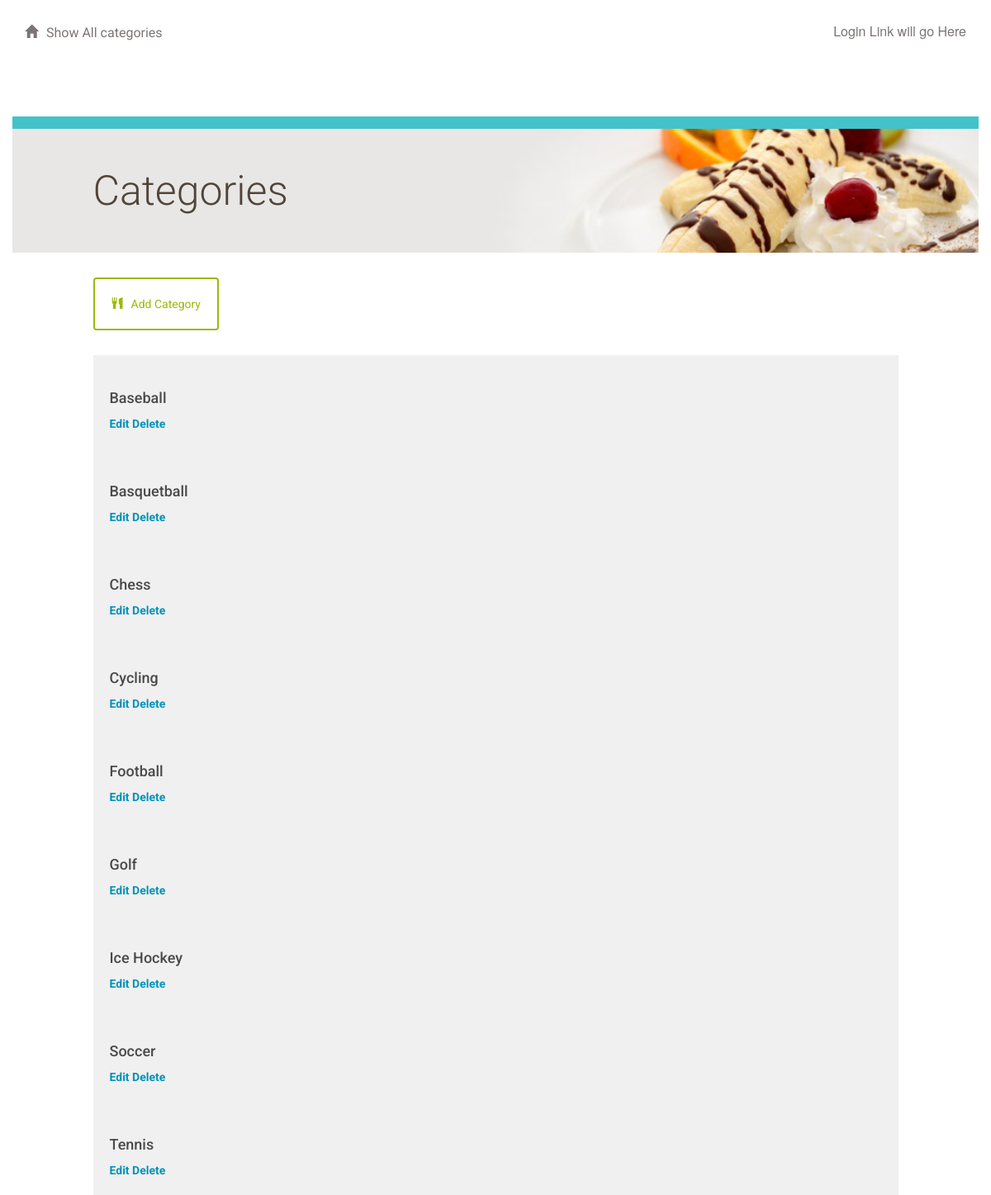
The app's page /catalog, older data.
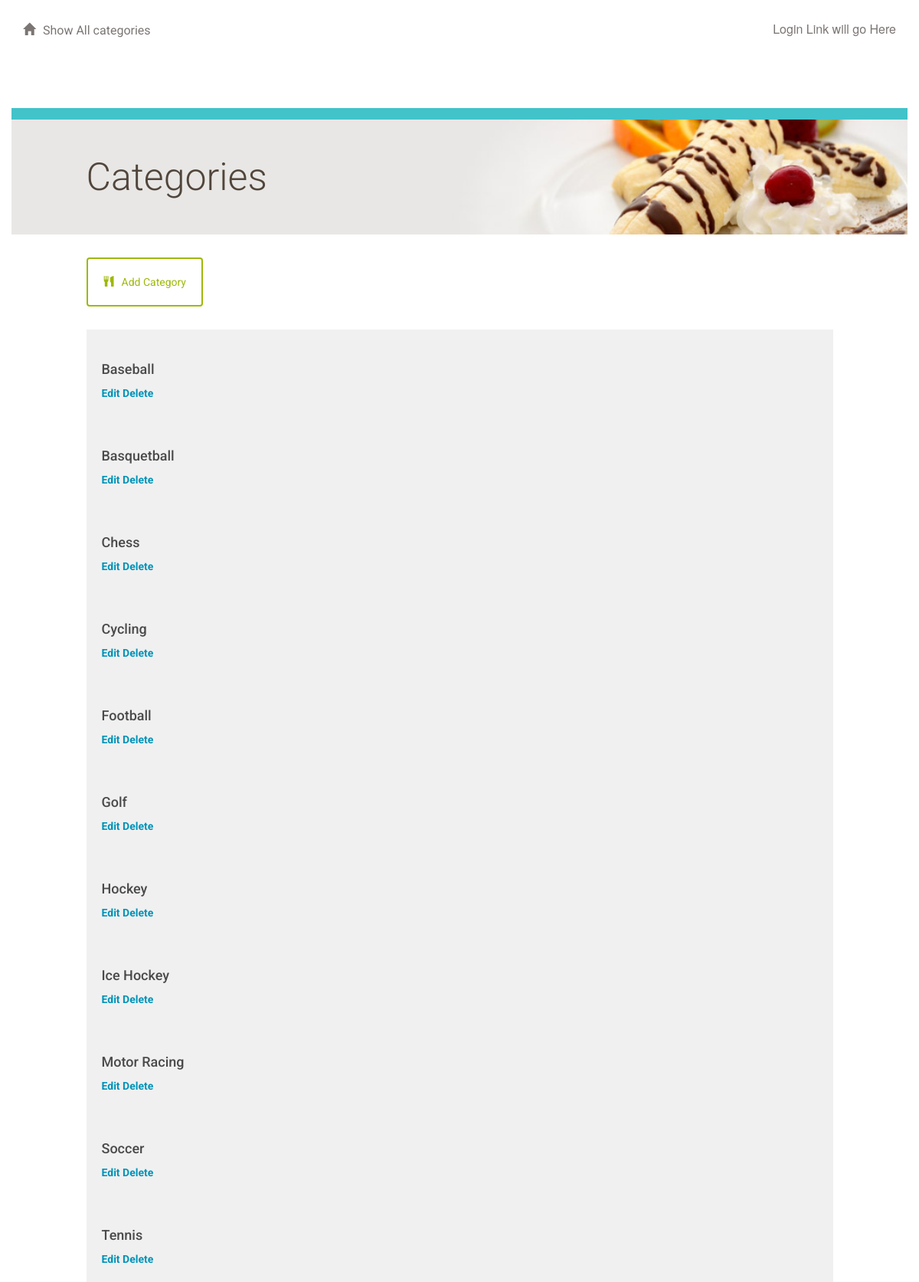
The same page, newer data.
### database_setup.py (models this page shows)
class Category(Base):
    __tablename__ = 'category'
    id = Column(Integer, primary_key=True)
    name = Column(String(250), nullable=False)
    user_id = Column(Integer,ForeignKey('user.id'))
    user = relationship(User)

### application.py (the view)
@app.route('/')
@app.route('/catalog', methods=['GET', 'POST'])
def showCategories():
    categories = session.query(Category).order_by(Category.name)
    return render_template('categories.html', categories=categories)

### templates/categories.html
{% extends "main.html" %}
{% block content %}
{% include "header.html" %}
	<div class="row top-menu">
		<div class="col-md-10"></div>
		<div class="col-md-2 text-right">
					</div>
	</div>
	<div class="row divider blue">
		<div class="col-md-12"></div>
	</div>
	<div class="row banner main">
		<div class="col-md-1"></div>
		<div class="col-md-11 padding-none">
			<h1>Categories</h1>
		</div>
	</div>
	<div class="row padding-top padding-bottom">
		<div class="col-md-1"></div>
		<div class="col-md-10 padding-none">
			<a href="{{url_for('newCategory')}}">
				<button class="btn btn-default" id="new-restaurant">
					<span class="glyphicon glyphicon-cutlery" aria-hidden="true"></span>Add Category
				</button>
			</a>
		</div>
		<div class="col-md-1"></div>
	</div>
	{% for category in categories %}
		<a href = "{{url_for('showItems',category_name=category.name)}}">
			<div class="row">
				<div class="col-md-1"></div>
					<div class="col-md-10 restaurant-list">
						<h3>{{category.name}}</h3>
						<a href = '{{url_for('editCategory', category_name=category.name)}}'> Edit  </a>
						<a href = '{{url_for('deleteCategory', category_name=category.name)}}'> Delete  </a>
					</div>
				<div class="col-md-1"></div>
			</div>
		</a>
	{% endfor %}
{% endblock %}

### templates/main.html (shortened to what this page needs)
<!DOCTYPE html>
<html lang="en">
	<head>
		<link rel="stylesheet" href="//netdna.bootstrapcdn.com/bootstrap/3.1.1/css/bootstrap.min.css">
		<link rel=stylesheet type=text/css href="{{ url_for('static', filename='styles.css') }}">
	</head>
	<body>
		<div class="container">
			{% block content %}
			{% endblock %}
		</div>
	</body>
</html>

### templates/header.html
<div class="row top-menu">
	<div class="col-md-6">
		<a href="{{url_for('showCategories')}}">
			<span class="glyphicon glyphicon-home" aria-hidden="true"></span>Show All categories
		</a>
	</div>
	<div class="col-md-6 text-right">
					<p>Login Link will go Here </p>
	</div>
</div>

### static/styles.css (style rules this page uses)
* { font-family: "Helvetica Neue Bold", Roboto, Helvetica, Arial, sans-serif; font-weight: 700; }
h1 { font-family: "Helvetica Neue Light", Roboto, Helvetica, Arial, sans-serif; font-size: 50px; color: #51453B; line-height: 60px; font-weight: 300; }
h3 { font-size: 18px; color: #4A4A4A; line-height: 23px; }
p { font-family: "Helvetica Neue", Roboto, Helvetica, Arial, sans-serif; font-size: 16px; color: #7B7573; line-height: 24px; font-weight: 400; }
a { font-size: 14px; color: #0093B9; line-height: 17px; }
.padding-top { padding-top: 30px; }
.padding-bottom { padding-bottom: 30px; }
.padding-none { padding: 0; }
.btn { padding: 20px; margin: 0; border-color: #9FB80A; border-width: 2px; color: #9FB80A;; }
.glyphicon { margin-right: 10px; }
.top-menu { padding-top: 30px; padding-bottom: 30px; }
.top-menu p { margin-bottom: 0; line-height: 16px; }
.top-menu a { margin-bottom: 0; line-height: 16px; font-size: 16px; color: #7B7573; font-weight: 400; }
.divider { height: 15px; }
.divider.blue { background-color: #42C3C9; }
.banner.main { height: 150px; background: url("/static/top-banner.jpg"); background-position: right; background-repeat: no-repeat; background-size: cover; }
.banner h1 { margin: 45px 0; }
.restaurant-list { background-color: #F0F0F0; padding: 20px; u }

Row changes from the older to the newer data that the page shows:
added Category: name "Hockey"
added Category: name "Motor Racing"
